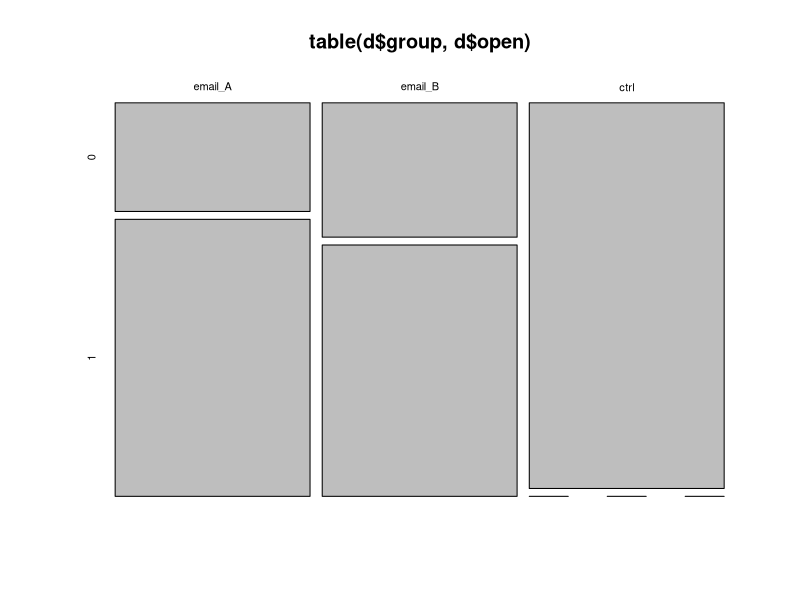
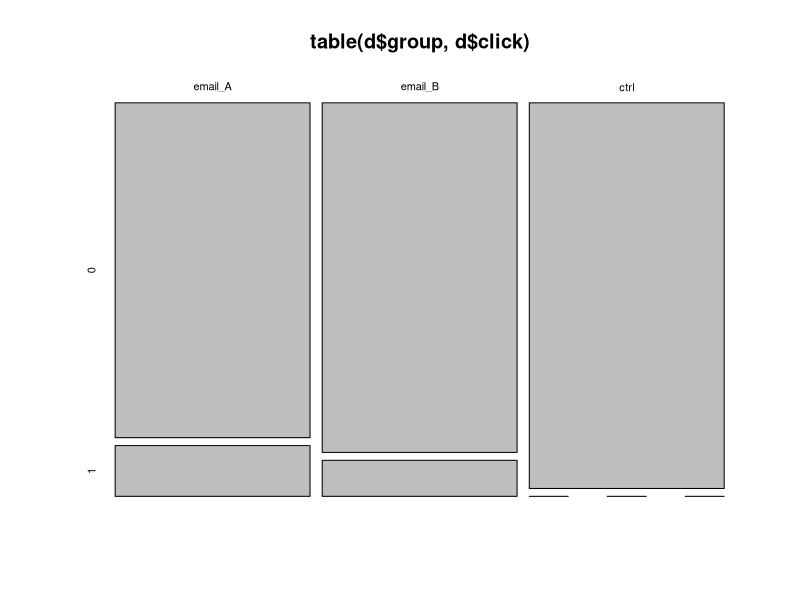
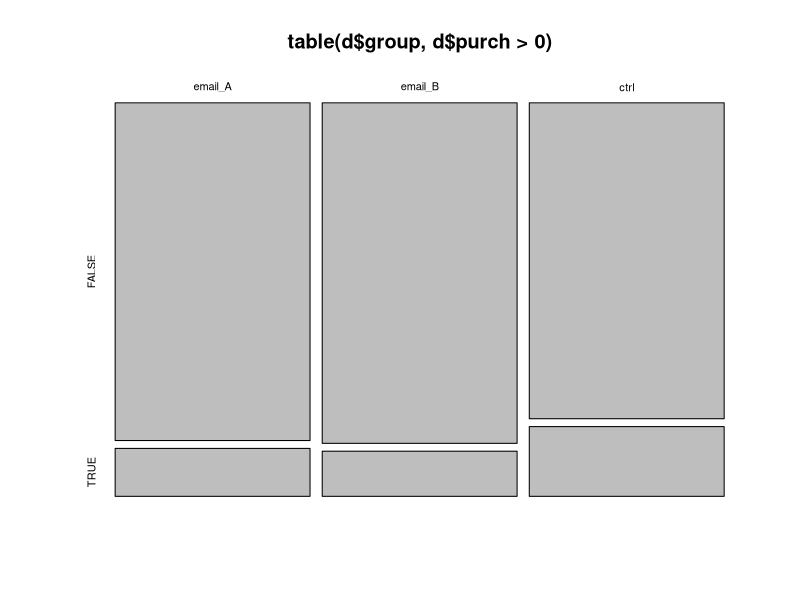
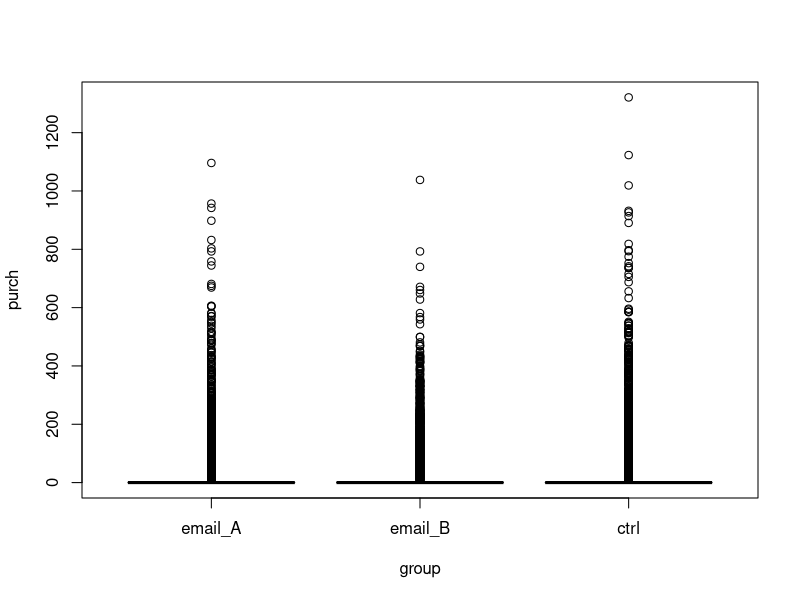

These figures' R source, in order: (Note: this script raises an error after producing the figures.)
# Data generation for A/B Testing Workshop
# Elea McDonnell Feit
# 7 June 2019

# Generates synthetic data for a hypothetical online wine retailer. 

set.seed(89109) 

N <- 123988 # number of users in the test

d <- data.frame(user_id = 1000001:(1000000 + N), 
                cpgn_id = "1901Email")

# baseline covariates -----
# past purchases (by category)
library(MASS)
Sigma <- matrix(c(1, 0.3, -0.4, -0.4, 
                  0.3, 1, -0.3, -0.3, 
                  -0.4, -0.3, 1, 0.2, 
                  -0.4, -0.3, 0.2, 1), nrow=4)
t <- exp(mvrnorm(N, mu=c(5, 5, 4, 3.5), Sigma=Sigma))
t <- t*sample(c(0,1), size=N*4, replace=TRUE, prob=c(0.7,0.3))
t[t<10] <- 0
t <- round(t, digits=2)
d$chard <- t[,1]
d$sav_blanc <- t[,2]
d$syrah <- t[,3]
d$cab <- t[,4]
d$past_purch <- d$chard + d$sav_blanc + d$syrah + d$cab
# last purchase date
d$last_purch = round(rexp(N, rate = 1/90))
# website visits
d$visits = rpois(N, 5 + d$past_purch/200)
d$visits[d$visits < 0] <- 0
d$visits[d$visits == 0 & d$past_purch > 0] <- 1 # at least one visit for purchasers


# RANDOMIZED treatment assignment -----
# bernoulli assignment (N known in advance)
# d$group <- sample(c("email_A", "email_B", "ctrl"), size=N, 
#                      replace=TRUE, prob=rep(1/3, 3))
# completely random assignment (N known in advance)
d$group <- NA
rand <- sample(1:N, size=N)
d$group[rand][1:round(N/3)] <- "email_A"
d$group[rand][1:round(N/3) + round(N/3)] <- "email_B"
d$group[is.na(d$group)] <- "ctrl"
d$group <- factor(d$group, c("email_A", "email_B", "ctrl"))
d$email <- d$group != "ctrl"

# test outcomes -----
p <-  1/(1+exp(-1 - d$past_purch/100 + d$last_purch/60 - 0.5*(d$group=="email_A")))
d$open <- (runif(N) < p) * 1
d$open[d$group == "ctrl"] <- 0
p <- 1/(1+exp(2 - 0.5*(d$group=="email_A") - 0.5*(d$syrah >0)*(d$group=="email_B")))
d$click <- (runif(N) < p) * 1
d$click[!(d$open==1)] <- 0
p <-  1/(1+exp(1 - d$past_purch/300 + d$last_purch/60 + (d$group != "ctrl")*d$past_purch/300- 1*(d$click==1)))
d$purch <- round(exp(rnorm(N, mean=3.6, sd=1)) * (runif(N) < p), 2)
d$purch[d$purch<12.32] <- 0

# inspect and write out -----
summary(d)
summary(d$open >= d$click)
summary(d$past_purch>0 & d$visits==0)
mosaicplot(table(d$group, d$open))
prop.test(table(d$group, d$open))
mosaicplot(table(d$group, d$click))
prop.test(table(d$group, d$click))
mosaicplot(table(d$group, d$purch>0))
prop.test(table(d$group, d$purch==0))
plot(purch ~ group, data=d)

d <- d[,c(1:2, 10:14, 3:9)]
write.csv(d, file="~/repos/ab_test/code/test_data.csv", row.names = FALSE)
